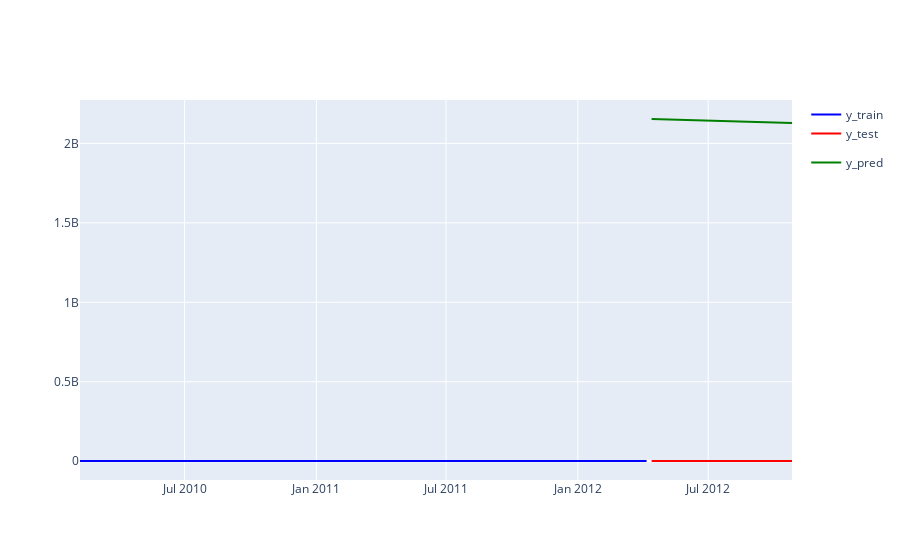

Notebook cell for this chart:
### Code cell
y_pred = res.forecast(len(y_test))
y_pred.index= y_test.index
y_pred= inverse_transform(y_pred)
plot_ys(y_train, y_test, y_pred, labels=["y_train", "y_test", "y_pred"])
mape_loss(y_test, y_pred)
